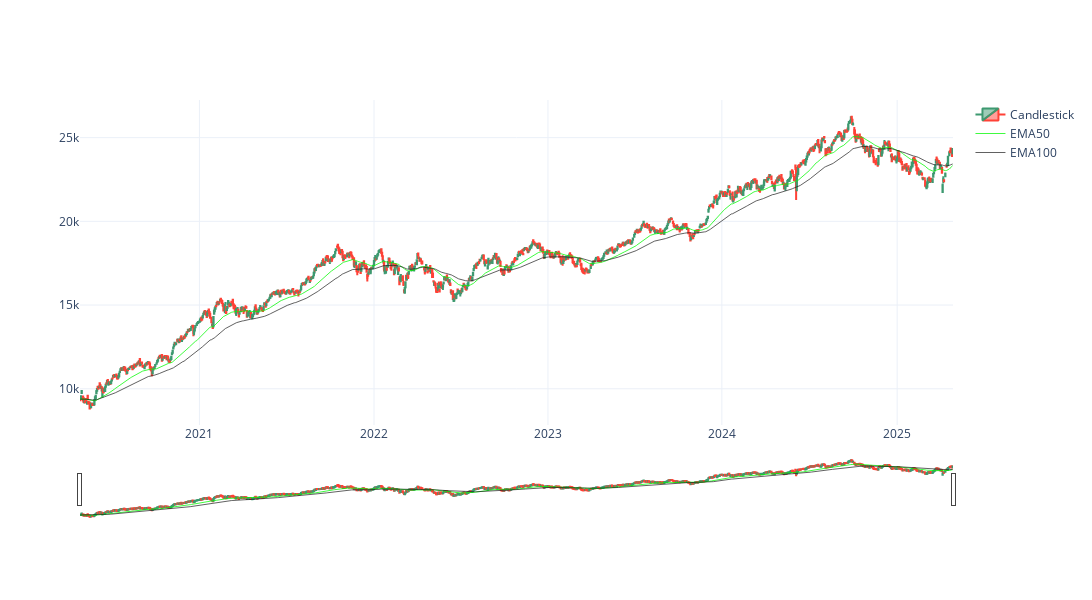

Notebook code cell kept with this figure:
### Markdown cell above
# Plot Nifty50

### Code cell
fig = go.Figure()

candle = go.Candlestick(x=nse_df.index, open=nse_df['Open'],
    high=nse_df['High'], low=nse_df['Low'],
    close=nse_df['Close'], name="Candlestick")

ema50_line = go.Scatter(x=nse_df.index, y=nse_df['EMA50'], 
    line=dict(color='rgba(0, 250, 0, 0.75)', 
    width=1), name="EMA50")

ema100_line = go.Scatter(x=nse_df.index, y=nse_df['EMA100'], 
    line=dict(color='rgba(30, 30, 30, 0.7)', 
    width=1), name="EMA100")

fig.add_trace(candle)
# 1st support line
fig.add_trace(ema50_line)
# 2nd support line
fig.add_trace(ema100_line)
fig.update_layout(
        template="plotly_white",
        height=600, width=1200,
        showlegend=True)
fig.update_xaxes(
  rangeslider_visible=True,
  rangebreaks=[dict(bounds=["sat","mon"])]
)
fig.show()

### Figure 1 — Plotly figure (JSON) as saved in the notebook; plotly's stock layout.template omitted (floating-point values rounded to 4 significant figures; data arrays with more than 128 entries replaced by an {"elided": "..."} marker saying what was removed)
{"data": [{"close": {"elided": "1239 float values"}, "high": {"elided": "1239 float values"}, "low": {"elided": "1239 float values"}, "name": "Candlestick", "open": {"elided": "1239 float values"}, "type": "candlestick", "x": {"elided": "1239 str values"}}, {"line": {"color": "rgba(0, 250, 0, 0.75)", "width": 1}, "name": "EMA50", "type": "scatter", "x": {"elided": "1239 str values"}, "y": {"elided": "1239 float values"}}, {"line": {"color": "rgba(30, 30, 30, 0.7)", "width": 1}, "name": "EMA100", "type": "scatter", "x": {"elided": "1239 str values"}, "y": {"elided": "1239 float values"}}], "layout": {"height": 600, "showlegend": true, "width": 1200, "xaxis": {"autorange": true, "range": ["2020-04-27 12:00", "2025-04-28 12:00"], "rangebreaks": [{"bounds": ["sat", "mon"]}], "rangeslider": {"autorange": true, "range": ["2020-04-27 12:00", "2025-04-28 12:00"], "visible": true, "yaxis": {"_template": null, "rangemode": "match"}}, "type": "date"}, "yaxis": {"autorange": true, "range": [7836.0, 27250.0], "type": "linear"}}}
